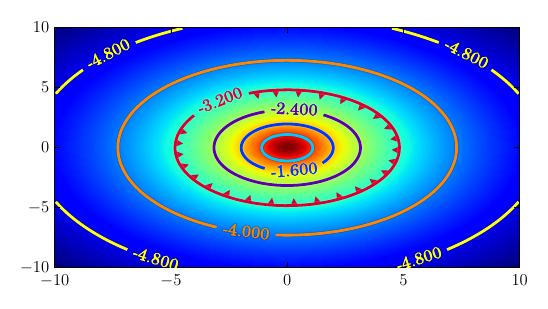

Recreate this plot in Python.
import sys
sys.path.insert(0,'..')

from mplkit.plot import *
import numpy as np
import matplotlib
import matplotlib.pyplot as plt
from matplotlib.colors import Normalize
from matplotlib.colorbar import ColorbarBase

from mplkit.style import *

cmap = matplotlib.cm.Blues

with SampleStyle() as style:

	plt.figure()

	x,y = np.linspace(-10,10,201), np.linspace(-10,10,201)
	X,Y = np.meshgrid(x,y)
	data = np.log(1./(1+X**2+Y**2))

	contour_image(x,y,data, outline=True, label=True, cguides=[-3.2], cguide_stride=1, contour_smoothing=1)

	style.savefig('contour_image.pdf')
